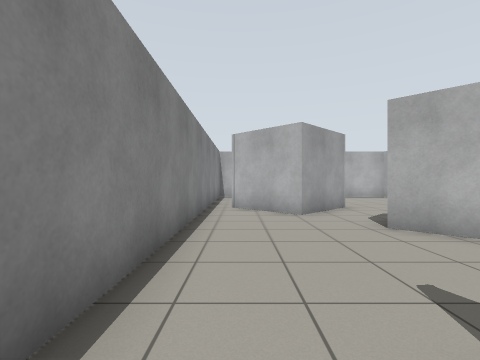
[1] (above)

16 first-person views from a walk through a world built for the Gazebo simulator. The camera is 0.94 m above the floor, looks level and sees 85° across. The floor is counted in squares, 1 m on a side. Each view is taken from the middle of a square. On the plan, view 1 faces up. The plan holds only what a view shows up to about 11 squares ahead; the rest is blank.

[2]
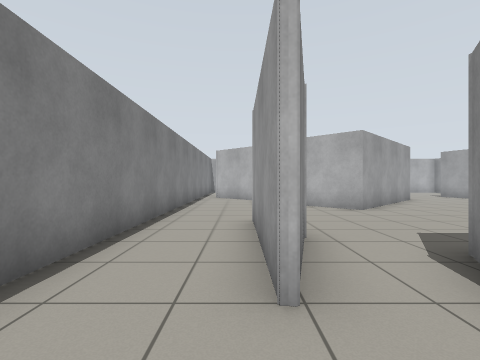

[3]
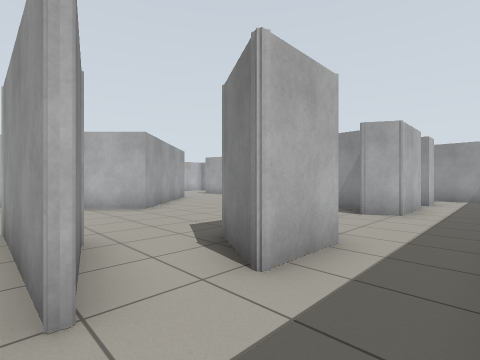

[4]
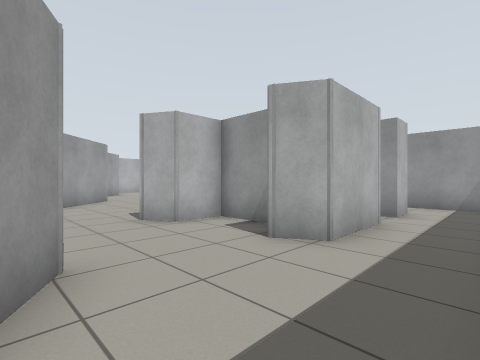

[5]
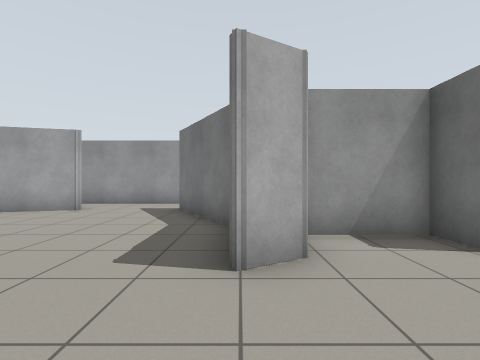

[6]
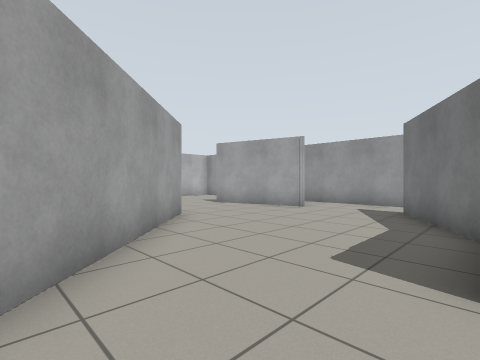

[7]
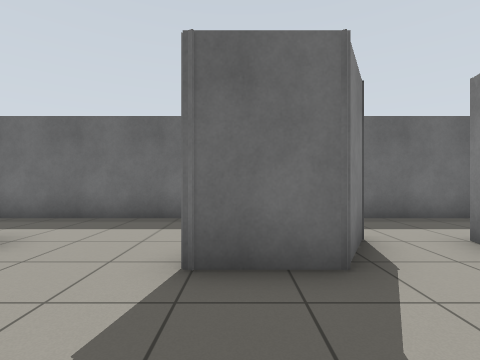

[8]
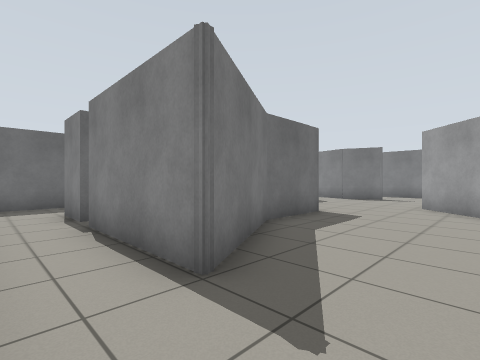

[9]
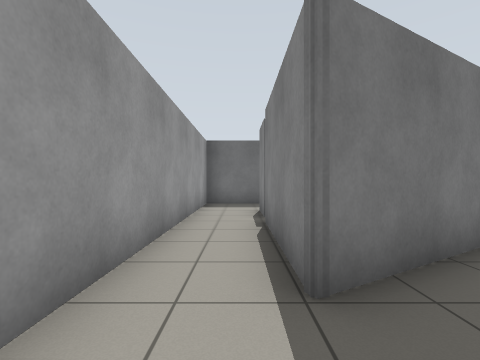

[10]
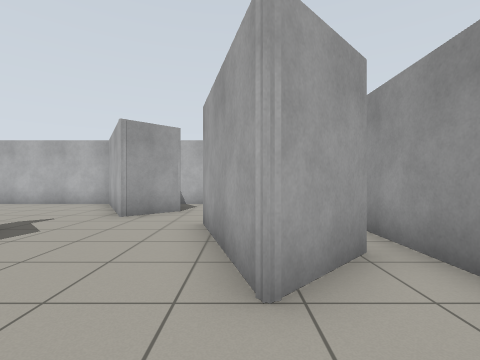

[11]
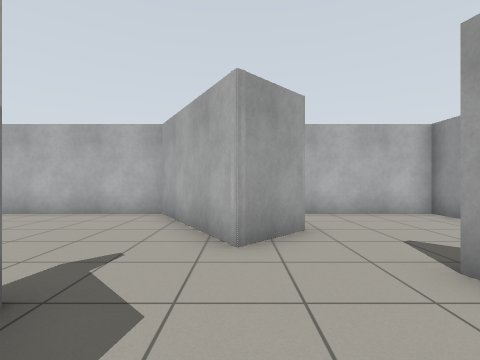

[12]
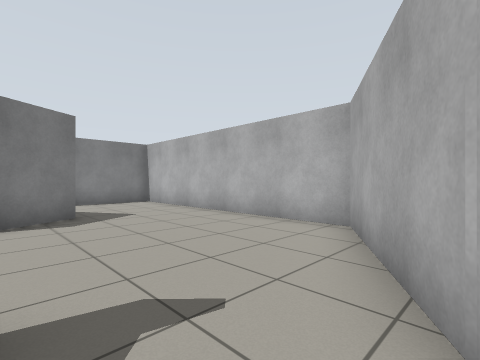

[13]
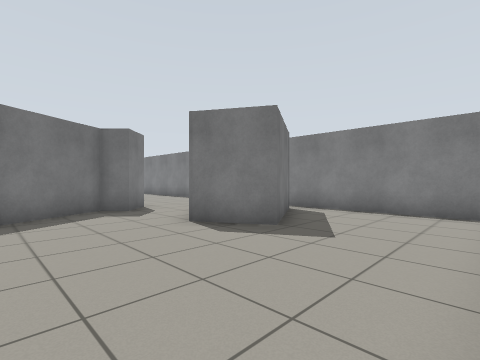

[14]
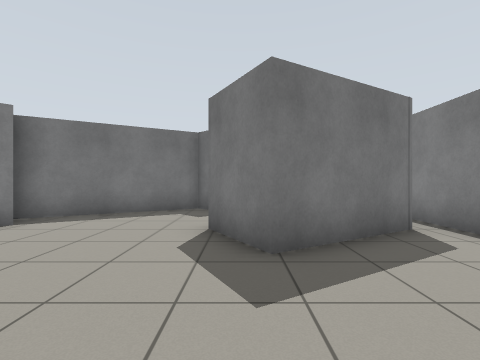

[15]
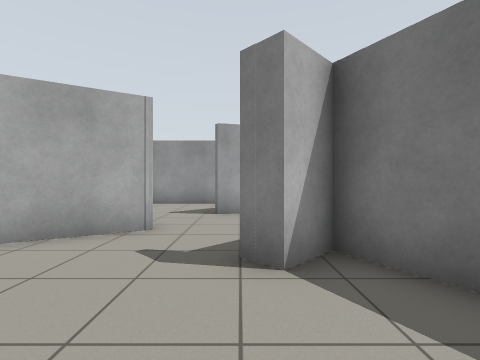

[16]
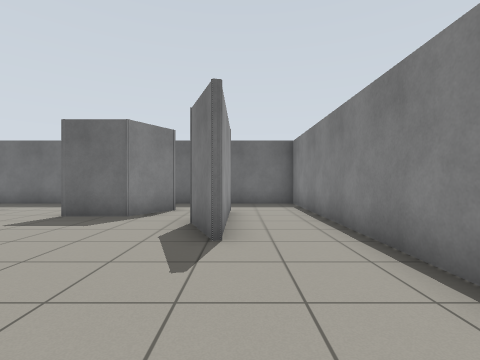

### Floor plan
Points are (right, up) in squares from view 1. A wall is a line through its corners. A room is listed if a view was taken in it or the views show most of it. See-through windows are left out.
Room 1 (views 1, 16)
walls: (1.7, 7) (-0.3, 9); (1.3, -3.1) (1.3, 0.8); (-1.1, 9.1) (-1.1, -3.4)
ways out: opening at (0.5, -4) to room 2; opening at (2.7, 3) to room 2; opening at (2.5, 6.5) to room 3
Room 2 (views 2, 3, 4, 5, 6, 7, 8, 9, 10, 11, 12)
walls: (4.8, -3.3) (3, -3.3) (3.9, -1.7) (5.7, -1.7) (5.1, -2.7); (11.3, -3.3) (8.9, -3.3) (8.3, -2.3) (9.5, -2.3) (9.5, 0.2) (8.2, 0.2) (7.6, 1.1) (10.2, 1.1) (13.4, 3) (13.4, -0.9); (6.4, -5.4) (10.9, -5.4); (13.4, -1.6) (13.4, -3.3) (12.4, -3.3); (1.5, 0.9) (2.1, -0.7) (1.4, -3); (12.9, -5.4) (15.3, -5.4) (15.3, 6.6); (9.1, 7.4) (4.8, 3.2) (2.9, 5.1); (-1.1, -3.4) (-1.1, -5.4) (3.6, -5.4); (14.7, 7.4) (13.2, 5.9) (12.2, 9.7)
ways out: opening at (0.5, -4) to room 1; opening at (2.7, 3) to room 1; opening at (9, 9) to room 3; opening at (11, 10) to room 4; opening at (15, 7) to room 4; opening at (12, -3); gap at (3, -3); gap at (13, -1)
Room 3 (views 13, 14, 15)
walls: (-0.3, 9) (2.6, 10.7) (3.6, 9) (1.7, 7); (-1.1, 13.8) (-1.1, 9.1); (2.9, 5.1) (3.8, 6) (4.4, 5.4) (8.5, 7.8) (7.7, 8.5) (8.3, 9.1); (10, 10.6) (7.8, 14.3) (-0.3, 14.3)
ways out: opening at (2.5, 6.5) to room 1; opening at (9, 9) to room 2; opening at (10, 10) to room 4
Room 4 (no view inside)
walls: (11.2, 11.8) (10, 10.6); (15.3, 6.6) (15.3, 14.3) (10.6, 14.3)
ways out: opening at (11, 10) to room 2; opening at (15, 7) to room 2; opening at (10, 10) to room 3

Positions as (right, up) in squares from view 1, and headings:
1: (0, 0), facing up
2: (1, -5), facing up
3: (1, -5), facing up-right
4: (5, -5), facing up-right
5: (5, 1), facing right
6: (5, 1), facing up-right
7: (5, 1), facing down
8: (15, 5), facing down-left
9: (14, 5), facing down
10: (13, 4), facing up
11: (10, 7), facing up
12: (10, 9), facing up-left
13: (7, 14), facing down-left
14: (3, 14), facing down
15: (5, 9), facing right
16: (1, 5), facing down
